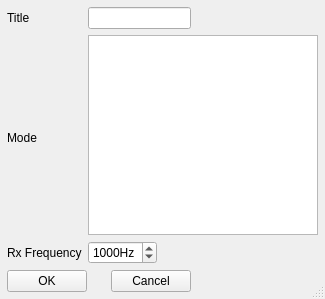
<?xml version="1.0" encoding="UTF-8"?>
<ui version="4.0">
 <class>AddRxWindow</class>
 <widget class="QDialog" name="AddRxWindow">
  <property name="geometry">
   <rect>
    <x>0</x>
    <y>0</y>
    <width>325</width>
    <height>299</height>
   </rect>
  </property>
  <property name="windowTitle">
   <string>Add another RxWIndow</string>
  </property>
  <property name="sizeGripEnabled">
   <bool>true</bool>
  </property>
  <layout class="QGridLayout" name="gridLayout">
   <item row="0" column="0">
    <widget class="QLabel" name="RxWindowName">
     <property name="text">
      <string>Title</string>
     </property>
     <property name="wordWrap">
      <bool>false</bool>
     </property>
    </widget>
   </item>
   <item row="0" column="1" colspan="2">
    <widget class="QLineEdit" name="TitleText">
     <property name="sizePolicy">
      <sizepolicy hsizetype="Preferred" vsizetype="Preferred">
       <horstretch>0</horstretch>
       <verstretch>0</verstretch>
      </sizepolicy>
     </property>
     <property name="text">
      <string/>
     </property>
    </widget>
   </item>
   <item row="1" column="0">
    <spacer name="verticalSpacer">
     <property name="orientation">
      <enum>Qt::Vertical</enum>
     </property>
     <property name="sizeHint" stdset="0">
      <size>
       <width>20</width>
       <height>80</height>
      </size>
     </property>
    </spacer>
   </item>
   <item row="1" column="1" rowspan="3" colspan="3">
    <widget class="QListWidget" name="RxMode">
     <property name="sizePolicy">
      <sizepolicy hsizetype="Preferred" vsizetype="Preferred">
       <horstretch>0</horstretch>
       <verstretch>0</verstretch>
      </sizepolicy>
     </property>
    </widget>
   </item>
   <item row="2" column="0">
    <widget class="QLabel" name="Modulation">
     <property name="text">
      <string>Mode</string>
     </property>
     <property name="wordWrap">
      <bool>false</bool>
     </property>
    </widget>
   </item>
   <item row="3" column="0">
    <spacer name="verticalSpacer_2">
     <property name="orientation">
      <enum>Qt::Vertical</enum>
     </property>
     <property name="sizeHint" stdset="0">
      <size>
       <width>20</width>
       <height>80</height>
      </size>
     </property>
    </spacer>
   </item>
   <item row="4" column="0">
    <widget class="QLabel" name="RxFrequency">
     <property name="text">
      <string>Rx Frequency</string>
     </property>
     <property name="wordWrap">
      <bool>false</bool>
     </property>
    </widget>
   </item>
   <item row="4" column="1">
    <widget class="QSpinBox" name="Frequency">
     <property name="sizePolicy">
      <sizepolicy hsizetype="Fixed" vsizetype="Fixed">
       <horstretch>0</horstretch>
       <verstretch>0</verstretch>
      </sizepolicy>
     </property>
     <property name="suffix">
      <string>Hz</string>
     </property>
     <property name="minimum">
      <number>300</number>
     </property>
     <property name="maximum">
      <number>2500</number>
     </property>
     <property name="value">
      <number>1000</number>
     </property>
    </widget>
   </item>
   <item row="4" column="2" colspan="2">
    <spacer name="horizontalSpacer_2">
     <property name="orientation">
      <enum>Qt::Horizontal</enum>
     </property>
     <property name="sizeHint" stdset="0">
      <size>
       <width>147</width>
       <height>20</height>
      </size>
     </property>
    </spacer>
   </item>
   <item row="5" column="0" colspan="3">
    <layout class="QHBoxLayout">
     <item>
      <widget class="QPushButton" name="buttonOk">
       <property name="focusPolicy">
        <enum>Qt::ClickFocus</enum>
       </property>
       <property name="text">
        <string>OK</string>
       </property>
       <property name="shortcut">
        <string/>
       </property>
       <property name="autoDefault">
        <bool>false</bool>
       </property>
       <property name="default">
        <bool>false</bool>
       </property>
       <property name="flat">
        <bool>false</bool>
       </property>
      </widget>
     </item>
     <item>
      <spacer>
       <property name="orientation">
        <enum>Qt::Horizontal</enum>
       </property>
       <property name="sizeType">
        <enum>QSizePolicy::Expanding</enum>
       </property>
       <property name="sizeHint" stdset="0">
        <size>
         <width>40</width>
         <height>20</height>
        </size>
       </property>
      </spacer>
     </item>
     <item>
      <widget class="QPushButton" name="buttonCancel">
       <property name="focusPolicy">
        <enum>Qt::ClickFocus</enum>
       </property>
       <property name="text">
        <string>Cancel</string>
       </property>
       <property name="shortcut">
        <string/>
       </property>
       <property name="autoDefault">
        <bool>false</bool>
       </property>
      </widget>
     </item>
    </layout>
   </item>
   <item row="5" column="3">
    <spacer name="horizontalSpacer">
     <property name="orientation">
      <enum>Qt::Horizontal</enum>
     </property>
     <property name="sizeHint" stdset="0">
      <size>
       <width>126</width>
       <height>20</height>
      </size>
     </property>
    </spacer>
   </item>
  </layout>
 </widget>
 <layoutdefault spacing="6" margin="7"/>
 <includes>
  <include location="local">constants.h</include>
 </includes>
 <resources/>
 <connections>
  <connection>
   <sender>buttonOk</sender>
   <signal>clicked()</signal>
   <receiver>AddRxWindow</receiver>
   <slot>accept()</slot>
   <hints>
    <hint type="sourcelabel">
     <x>20</x>
     <y>20</y>
    </hint>
    <hint type="destinationlabel">
     <x>20</x>
     <y>20</y>
    </hint>
   </hints>
  </connection>
  <connection>
   <sender>buttonCancel</sender>
   <signal>clicked()</signal>
   <receiver>AddRxWindow</receiver>
   <slot>reject()</slot>
   <hints>
    <hint type="sourcelabel">
     <x>20</x>
     <y>20</y>
    </hint>
    <hint type="destinationlabel">
     <x>20</x>
     <y>20</y>
    </hint>
   </hints>
  </connection>
 </connections>
</ui>
